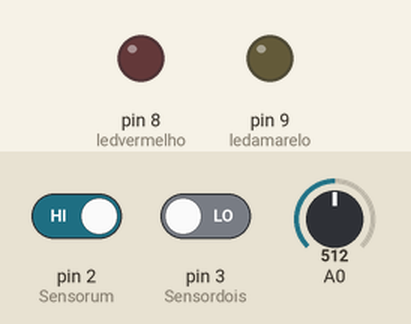
This sketch was run on a simulated Arduino Uno, built with avr-gcc and run on an emulated ATmega328P. On the bench: output pins drawn as LEDs (lit = HIGH). The test bench sets the inputs (shaded band); at power-on: pin 2 (Sensorum) HIGH, pin 3 (Sensordois) LOW, A0 = 512. What the sketch prints to the serial monitor is not drawn.

Above: at 0.1 s.
At 5.1 s:
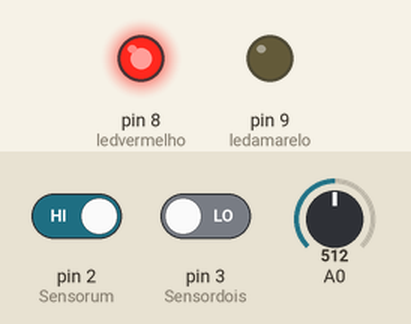
Timing chart, 0 to 6.6 s (numbered marks = the images above):
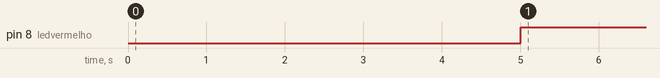

The sketch:

_3.00.ino
```cpp
//Declaração de portas digitais aos quais os led e a entrada digital do sensor vão estar conectados.
int ledvermelho = 8;
int ledamarelo = 9;
int ledverde = 10;
int ledvermlhodois = 11;
int Sensorum = 2;
int Sensordois = 3;
int Sensortres = A5;
int Sensorquatro = A4;
//Variável para calibração do sensor
int calibracao = 5;

void setup() {
Serial.begin(9600);

//Declaração de que os LED's serão usados como saída.
pinMode(ledvermelho,OUTPUT);
pinMode(ledamarelo,OUTPUT);
pinMode(Sensortres,OUTPUT);
pinMode(Sensorquatro,OUTPUT);

pinMode(Sensorum,INPUT);
pinMode(Sensordois,INPUT);
pinMode(Sensortres,INPUT);
pinMode(Sensorquatro,INPUT);

Serial.print("Calibrando o sensor...");
for(int i = 0; i < calibracao; i++){
Serial.print(".");
delay(1000);
}
Serial.println("Sensor Ativado");
}

void loop() {
//A cada ciclo, ele faz uma nova leitura do estado do sensor de presença
Sensorum = digitalRead(Sensorum);
Sensordois = digitalRead(Sensordois);
Sensortres = analogRead(Sensortres);
Sensorquatro = analogRead(Sensorquatro);
Serial.println("Sensor 1:");
Serial.println(Sensorum);
//Serial.println("Sensor 2:");
//Serial.println(Sensordois);
//Serial.println("Sensor 3:");
//Serial.println(Sensortres);
//Serial.println("Sensor 4:");
//Serial.println(Sensorquatro);
if (Sensorum == 0) {
  digitalWrite(ledvermelho, HIGH);
} else{
  digitalWrite(ledvermelho, LOW);
}
}
```

Measured:
- by itself, pin 8 (ledvermelho): LOW → HIGH at 5.0 s
